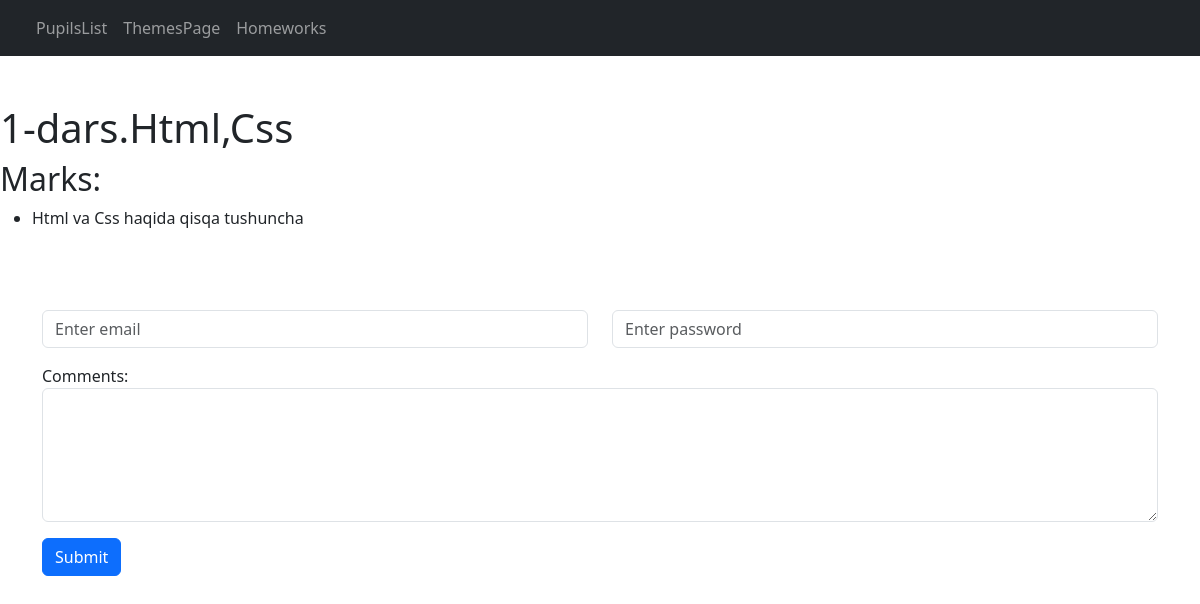
Screenshot of /themes/2/ with the database file from the repository.
### themes/models.py (models this page shows, shortened)
class Themes(models.Model):
    title = models.CharField(max_length=200,verbose_name='ThemeTitle',unique=True,null=True)
    description1 = models.TextField(verbose_name='ThemeDescription1',null=True)
    class Meta:
        db_table = 'themes'
        verbose_name = 'Theme'

### themes/views.py (the view)
# urls.py: path('<int:pk>/',theme_detail,name='theme_detail')
def theme_detail(request,pk):
    theme = Themes.objects.get(id=pk)
    return render(request,'themes/themes_details.html',{'theme':theme})

### templates/themes/themes_details.html (shortened to what this page needs)
{% extends 'base.html' %}
{% block content %}
	<h1>{{ theme.title }}</h1>
    <h2>Marks:</h2>
    <ul>
        <li>{{ theme.description1 }}</li>
    </ul>
{% endblock %}

### rows the page displays
Themes: title "1-dars.Html,Css", description1 "Html va Css haqida qisqa tushuncha"
